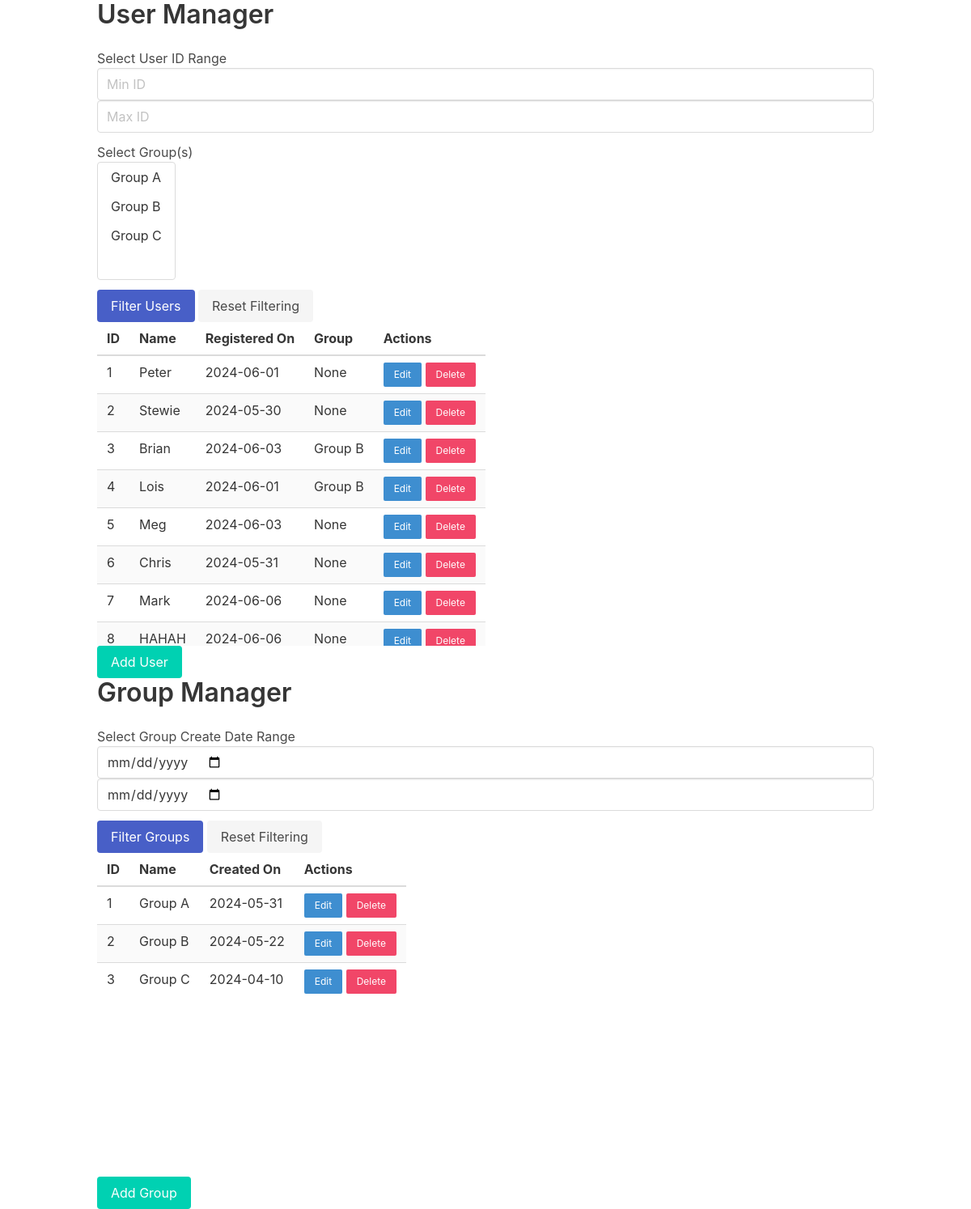
Before: / with the older database file.
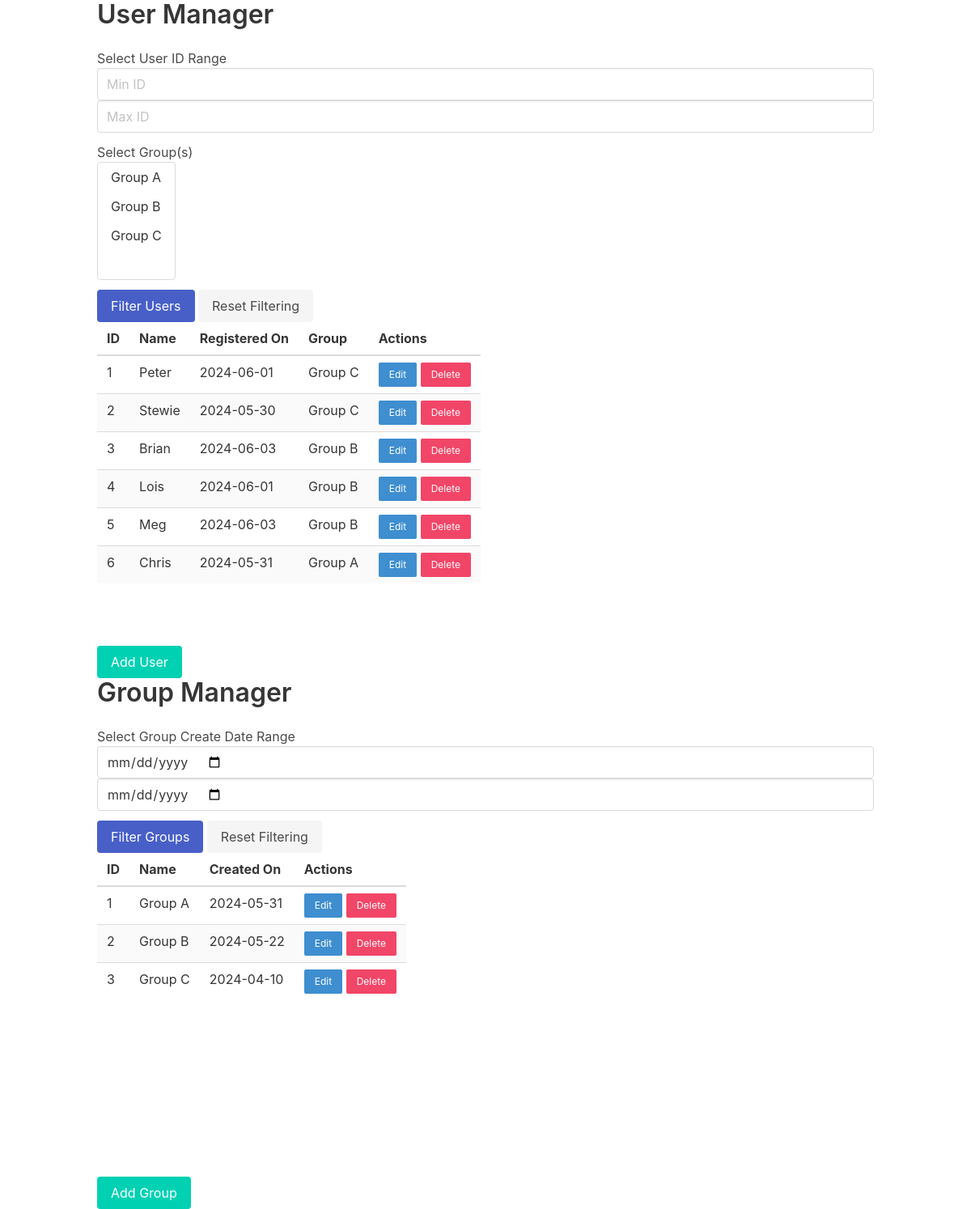
After: the same page with the newer database file.
### app.py (models this page shows)
class User(db.Model):
    id = db.Column(db.Integer, primary_key=True)
    name = db.Column(db.String(80), nullable=False)
    registered_on = db.Column(db.DateTime, default=datetime.now(timezone.utc))
    group_id = db.Column(db.Integer, db.ForeignKey('group.id'), default=0)
    group = db.relationship('Group', backref=db.backref('users', lazy=True))

class Group(db.Model):
    id = db.Column(db.Integer, primary_key=True)
    name = db.Column(db.String(80), nullable=False, unique=True)
    created_on = db.Column(db.DateTime, default=datetime.now(timezone.utc))

### app.py (the view)
@app.route('/')
def index():
    user_min_id = request.args.get('min_id', default=1, type=int)
    user_max_id = request.args.get('max_id', default=999999, type=int)
    print(f"Selecting user ID between {user_min_id} and {user_max_id}.")
    user_id_query = User.query.filter(User.id.between(user_min_id, user_max_id))
    group_ids = request.args.getlist('group_select', type=int)
    print(f"Selecting user in groups: {group_ids}")
    if group_ids:
        user_id_query = user_id_query.filter(User.group_id.in_(group_ids))
    filtered_users = user_id_query.all()
    group_start_date = request.args.get('start_date', default='2000-01-01', type=str)
    group_end_date = request.args.get('end_date', default=datetime.today().strftime('%Y-%m-%d'), type=str)
    print(f"Selecting user registered from {group_start_date} to {group_end_date}.")
    filtered_groups = Group.query.filter(Group.created_on.between(
        datetime.strptime(group_start_date, '%Y-%m-%d').date(),
        datetime.strptime(group_end_date, '%Y-%m-%d').date()+timedelta(days=1))).all()
    return render_template('index.html',
                           users=filtered_users,
                           groups=filtered_groups)

### templates/index.html (shortened to what this page needs)
<!doctype html>
<html lang="en">
<head>
    <link rel="stylesheet" href="https://cdnjs.cloudflare.com/ajax/libs/bulma/0.9.3/css/bulma.min.css">
    <link rel="stylesheet" href="static/css/index.css">
</head>
<body>
    <div class="container">
        <h1 class="title">User Manager</h1>
        <form action="{{ url_for('index') }}" method="get">
            <div class="field">
                <div class="control">
                    <h2>Select User ID Range</h2>
                    <input class="input" type="number" name="min_id" value="{{ request.args.get('min_id', '') }}" placeholder="Min ID" title="min id">
                    <input class="input" type="number" name="max_id" value="{{ request.args.get('max_id', '') }}" placeholder="Max ID" title="max id">
                </div>
            </div>
            <div class="field">
                <div class="control">
                    <h2>Select Group(s)</h2>
                    <div class="select is-multiple">
                        <select name="group_select" multiple>
                            {% for group in groups %}
                                {% set group_list = request.args.getlist('group_ids', type=int) %}
                                <option value="{{ group.id }}" {% if group.id in group_list %}selected{% endif %}>{{ group.name }}</option>
                            {% endfor %}
                        </select>
                    </div>
                </div>
            </div>
            <div class="control">
                <button class="button is-link" type="submit">Filter Users</button>
                <a href="{{ url_for('index') }}" class="button is-light">Reset Filtering</a>
            </div>
        </form>
        <div style="height: 400px; overflow-y: scroll;">
            <table class="table is-striped">
                <thead>
                    <tr>
                        <th>ID</th>
                        <th>Name</th>
                        <th>Registered On</th>
                        <th>Group</th>
                        <th>Actions</th>
                    </tr>
                </thead>
                <tbody>
                    {% for user in users %}
                        {% set user_id = user.id %}
                        {% set registered_date = user.registered_on.strftime('%Y-%m-%d') %}
                        {% set user_group_id = user.group_id %}
                        <tr>
                            <td>{{ user.id }}</td>
                            <td>{{ user.name }}</td>
                            <td>{{ registered_date }}</td>
                            <td>{{ user.group.name if user.group else 'None' }}</td>
                            <td id="actions">
                                <button class="button is-small is-info" onclick="openUserModal({{ user_id }}, '{{ user.name }}', '{{ registered_date }}', {{ user_group_id }}, 'edit')">Edit</button>
                                <button class="button is-small is-danger" onclick="deleteUser({{ user_id }})">Delete</button>
                            </td>
                        </tr>
                    {% endfor %}
                </tbody>
            </table>
        </div>
        <button class="button is-primary" onclick="openUserModal(null, '', '', null, 'add')">Add User</button>
        <h1 class="title">Group Manager</h1>
        <h2>Select Group Create Date Range</h2>
        <form action="{{ url_for('index') }}" method="get">
            <div class="field">
                <div class="control">
                    <input class="input" type="date" name="start_date" value="{{ group_start_date }}" title="start date" required>
                    <input class="input" type="date" name="end_date" value="{{ group_end_date }}" title="end date" required>
                </div>
            </div>
            <div class="control">
                <button class="button is-link" type="submit">Filter Groups</button>
                <a href="{{ url_for('index') }}" class="button is-light">Reset Filtering</a>
            </div>
        </form>
        <div style="height: 400px; overflow-y: scroll;">
            <table class="table is-striped">
                <thead>
                    <tr>
                        <th>ID</th>
                        <th>Name</th>
                        <th>Created On</th>
                        <th>Actions</th>
                    </tr>
                </thead>
                <tbody>
                    {% for group in groups %}
                        {% set group_id = group.id %}
                        {% set created_date = group.created_on.strftime('%Y-%m-%d') %}
                        <tr>
                            <td>{{ group.id }}</td>
                            <td>{{ group.name }}</td>
                            <td>{{ created_date }}</td>
                            <td id="actions">
                                <button class="button is-small is-info" onclick="openGroupModal({{ group_id }}, '{{ group.name }}', '{{ created_date }}', 'edit')">Edit</button>
                                <button class="button is-small is-danger" onclick="deleteGroup({{ group_id }})">Delete</button>
                            </td>
                        </tr>
                    {% endfor %}
                </tbody>
            </table>
        </div>
        <button class="button is-primary" onclick="openGroupModal(null, '', '', 'add')">Add Group</button>
    </div>
</body>
</html>

### static/css/index.css (style rules this page uses)
th { position: sticky; top: 0; background: white; z-index: 1; }

Changed rows visible on the page:
removed User: id "7", name "Mark", registered_on "2024-06-06", group "None"
removed User: id "8", name "HAHAH", registered_on "2024-06-06", group "None"
changed User "Peter": group "None" → "Group C"
changed User "Stewie": group "None" → "Group C"
changed User "Meg": group "None" → "Group B"
changed User "Chris": group "None" → "Group A"
